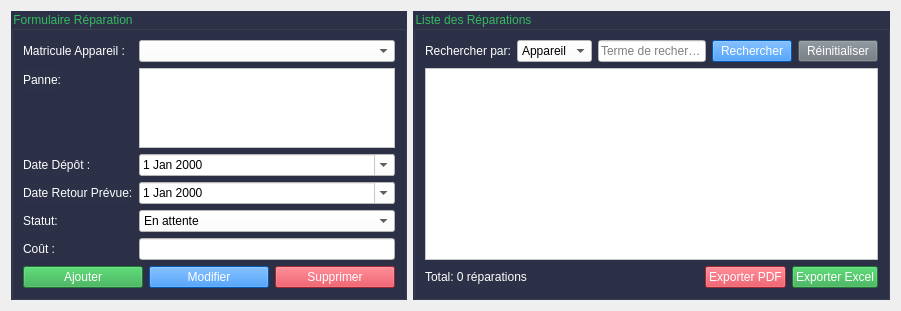
      <widget class="QWidget" name="tabReparations">
       <attribute name="title">
        <string>Gestion Réparations</string>
       </attribute>
       <layout class="QHBoxLayout" name="horizontalLayoutReparations">
        <item>
         <widget class="QGroupBox" name="groupBoxFormulaireReparations">
          <property name="minimumSize">
           <size>
            <width>350</width>
            <height>0</height>
           </size>
          </property>
          <property name="styleSheet">
           <string notr="true">font: 700 16pt &quot;Bahnschrift&quot;;
color: rgb(53, 185, 95);
border-color: rgb(53, 185, 95);
background-color: #2c3147;</string>
          </property>
          <property name="title">
           <string>Formulaire Réparation</string>
          </property>
          <layout class="QFormLayout" name="formLayoutReparations">
           <item row="0" column="0">
            <widget class="QLabel" name="labelAppareilReparation">
             <property name="styleSheet">
              <string notr="true">font: 14pt &quot;Bauhaus 93&quot;;
color: rgb(255, 255, 255);</string>
             </property>
             <property name="text">
              <string>Matricule Appareil :</string>
             </property>
            </widget>
           </item>
           <item row="0" column="1">
            <widget class="QComboBox" name="comboBoxAppareilReparation">
             <property name="styleSheet">
              <string notr="true">background-color: rgb(255, 255, 255);
color: black;
border-color: rgb(0, 0, 0);</string>
             </property>
            </widget>
           </item>
           <item row="2" column="0">
            <widget class="QLabel" name="labelDateDepot">
             <property name="styleSheet">
              <string notr="true">font: 14pt &quot;Bauhaus 93&quot;;
color: rgb(255, 255, 255);</string>
             </property>
             <property name="text">
              <string>Date Dépôt :</string>
             </property>
            </widget>
           </item>
           <item row="2" column="1">
            <widget class="QDateEdit" name="dateEditDepot">
             <property name="styleSheet">
              <string notr="true">background-color: rgb(255, 255, 255);font: 9pt &quot;Segoe UI&quot;;
color: black;
border-color: rgb(0, 0, 0);</string>
             </property>
             <property name="calendarPopup">
              <bool>true</bool>
             </property>
            </widget>
           </item>
           <item row="1" column="1">
            <widget class="QTextEdit" name="textEditPanne">
             <property name="maximumSize">
              <size>
               <width>16777215</width>
               <height>80</height>
              </size>
             </property>
             <property name="styleSheet">
              <string notr="true">background-color: rgb(255, 255, 255);
color: black;
border-color: rgb(0, 0, 0);</string>
             </property>
            </widget>
           </item>
           <item row="1" column="0">
            <widget class="QLabel" name="labelPanne">
             <property name="styleSheet">
              <string notr="true">font: 14pt &quot;Bauhaus 93&quot;;
color: rgb(255, 255, 255);</string>
             </property>
             <property name="text">
              <string>Panne:</string>
             </property>
            </widget>
           </item>
           <item row="3" column="0">
            <widget class="QLabel" name="labelDateRetourPrevue">
             <property name="styleSheet">
              <string notr="true">font: 14pt &quot;Bauhaus 93&quot;;
color: rgb(255, 255, 255);</string>
             </property>
             <property name="text">
              <string>Date Retour Prévue:</string>
             </property>
            </widget>
           </item>
           <item row="3" column="1">
            <widget class="QDateEdit" name="dateEditRetourPrevue">
             <property name="styleSheet">
              <string notr="true">background-color: rgb(255, 255, 255);font: 9pt &quot;Segoe UI&quot;;
color: black;
border-color: rgb(0, 0, 0);</string>
             </property>
             <property name="calendarPopup">
              <bool>true</bool>
             </property>
            </widget>
           </item>
           <item row="4" column="0">
            <widget class="QLabel" name="labelStatutReparation">
             <property name="styleSheet">
              <string notr="true">font: 14pt &quot;Bauhaus 93&quot;;
color: rgb(255, 255, 255);</string>
             </property>
             <property name="text">
              <string>Statut:</string>
             </property>
            </widget>
           </item>
           <item row="4" column="1">
            <widget class="QComboBox" name="comboBoxStatutReparation">
             <property name="styleSheet">
              <string notr="true">background-color: rgb(255, 255, 255);
font: 10pt &quot;Segoe UI&quot;;
color: black;
border-color: rgb(0, 0, 0);</string>
             </property>
             <item>
              <property name="text">
               <string>En attente</string>
              </property>
             </item>
             <item>
              <property name="text">
               <string>En cours</string>
              </property>
             </item>
             <item>
              <property name="text">
               <string>Terminée</string>
              </property>
             </item>
             <item>
              <property name="text">
               <string>Annulée</string>
              </property>
             </item>
            </widget>
           </item>
           <item row="5" column="0">
            <widget class="QLabel" name="labelCout">
             <property name="styleSheet">
              <string notr="true">font: 14pt &quot;Bauhaus 93&quot;;
color: rgb(255, 255, 255);</string>
             </property>
             <property name="text">
              <string>Coût :</string>
             </property>
            </widget>
           </item>
           <item row="5" column="1">
            <widget class="QLineEdit" name="lineEditCout">
             <property name="styleSheet">
              <string notr="true">background-color: rgb(255, 255, 255);
color: black;
border-color: rgb(0, 0, 0);</string>
             </property>
            </widget>
           </item>
           <item row="6" column="0" colspan="2">
            <layout class="QHBoxLayout" name="horizontalLayoutButtonsReparations">
             <item>
              <widget class="QPushButton" name="btnAjouterReparation">
               <property name="styleSheet">
                <string notr="true">background-color: #28A745;
font: 900 12pt &quot;Swis721 BlkCn BT&quot;;
color: rgb(255, 255, 255);</string>
               </property>
               <property name="text">
                <string>Ajouter</string>
               </property>
              </widget>
             </item>
             <item>
              <widget class="QPushButton" name="btnModifierReparation">
               <property name="styleSheet">
                <string notr="true">background-color: #007BFF;
color: rgb(255, 255, 255);
font: 900 12pt &quot;Swis721 BlkCn BT&quot;;</string>
               </property>
               <property name="text">
                <string>Modifier</string>
               </property>
              </widget>
             </item>
             <item>
              <widget class="QPushButton" name="btnSupprimerReparation">
               <property name="styleSheet">
                <string notr="true">background-color: #DC3545;
font: 900 12pt &quot;Swis721 BlkCn BT&quot;;
color: rgb(255, 255, 255);</string>
               </property>
               <property name="text">
                <string>Supprimer</string>
               </property>
              </widget>
             </item>
            </layout>
           </item>
          </layout>
         </widget>
        </item>
        <item>
         <widget class="QGroupBox" name="groupBoxListeReparations">
          <property name="styleSheet">
           <string notr="true">font: 700 16pt &quot;Bahnschrift&quot;;
color: rgb(53, 185, 95);
border-color: #35b95f;
background-color: #2c3147;</string>
          </property>
          <property name="title">
           <string>Liste des Réparations</string>
          </property>
          <layout class="QVBoxLayout" name="verticalLayoutListeReparations">
           <item>
            <layout class="QHBoxLayout" name="horizontalLayoutRechercheReparations">
             <item>
              <widget class="QLabel" name="labelRechercheReparation">
               <property name="styleSheet">
                <string notr="true">font: 14pt &quot;Bauhaus 93&quot;;
color: rgb(255, 255, 255);</string>
               </property>
               <property name="text">
                <string>Rechercher par:</string>
               </property>
              </widget>
             </item>
             <item>
              <widget class="QComboBox" name="comboBoxCritereReparation">
               <property name="styleSheet">
                <string notr="true">font: 9pt &quot;Segoe UI&quot;;
background-color: rgb(255, 255, 255);
color: black;</string>
               </property>
               <item>
                <property name="text">
                 <string>Appareil</string>
                </property>
               </item>
               <item>
                <property name="text">
                 <string>Statut</string>
                </property>
               </item>
               <item>
                <property name="text">
                 <string>Date</string>
                </property>
               </item>
              </widget>
             </item>
             <item>
              <widget class="QLineEdit" name="lineEditRechercheReparation">
               <property name="styleSheet">
                <string notr="true">font: 9pt &quot;Segoe UI&quot;;
background-color: rgb(255, 255, 255);
color: black;</string>
               </property>
               <property name="placeholderText">
                <string>Terme de recherche...</string>
               </property>
              </widget>
             </item>
             <item>
              <widget class="QPushButton" name="btnRechercherReparation">
               <property name="styleSheet">
                <string notr="true">font: 900 12pt &quot;Swis721 BlkCn BT&quot;;
background-color: #007BFF;
color: white;</string>
               </property>
               <property name="text">
                <string>Rechercher</string>
               </property>
              </widget>
             </item>
             <item>
              <widget class="QPushButton" name="btnReinitialiserReparation">
               <property name="styleSheet">
                <string notr="true">background-color: #6C757D;
color: rgb(255, 255, 255);
font: 900 12pt &quot;Swis721 BlkCn BT&quot;;</string>
               </property>
               <property name="text">
                <string>Réinitialiser</string>
               </property>
              </widget>
             </item>
            </layout>
           </item>
           <item>
            <widget class="QTableView" name="tableViewReparationsListe">
             <property name="styleSheet">
              <string notr="true">background-color: rgb(255, 255, 255);</string>
             </property>
             <property name="selectionMode">
              <enum>QAbstractItemView::SelectionMode::SingleSelection</enum>
             </property>
             <property name="selectionBehavior">
              <enum>QAbstractItemView::SelectionBehavior::SelectRows</enum>
             </property>
             <property name="sortingEnabled">
              <bool>true</bool>
             </property>
            </widget>
           </item>
           <item>
            <layout class="QHBoxLayout" name="horizontalLayoutExportReparations">
             <item>
              <widget class="QLabel" name="labelTotalReparations">
               <property name="styleSheet">
                <string notr="true">font: 14pt &quot;Bauhaus 93&quot;;
color: rgb(255, 255, 255);</string>
               </property>
               <property name="text">
                <string>Total: 0 réparations</string>
               </property>
              </widget>
             </item>
             <item>
              <spacer name="horizontalSpacerReparation">
               <property name="orientation">
                <enum>Qt::Orientation::Horizontal</enum>
               </property>
               <property name="sizeHint" stdset="0">
                <size>
                 <width>40</width>
                 <height>20</height>
                </size>
               </property>
              </spacer>
             </item>
             <item>
              <widget class="QPushButton" name="btnExporterPDFReparation">
               <property name="styleSheet">
                <string notr="true">background-color: #DC3545;
color: rgb(255, 255, 255);
font: 900 12pt &quot;Swis721 BlkCn BT&quot;;</string>
               </property>
               <property name="text">
                <string>Exporter PDF</string>
               </property>
              </widget>
             </item>
             <item>
              <widget class="QPushButton" name="btnExporterExcelReparation">
               <property name="styleSheet">
                <string notr="true">background-color: #28A745;
color: rgb(255, 255, 255);
font: 900 12pt &quot;Swis721 BlkCn BT&quot;;</string>
               </property>
               <property name="text">
                <string>Exporter Excel</string>
               </property>
              </widget>
             </item>
            </layout>
           </item>
          </layout>
         </widget>
        </item>
       </layout>
      </widget>
